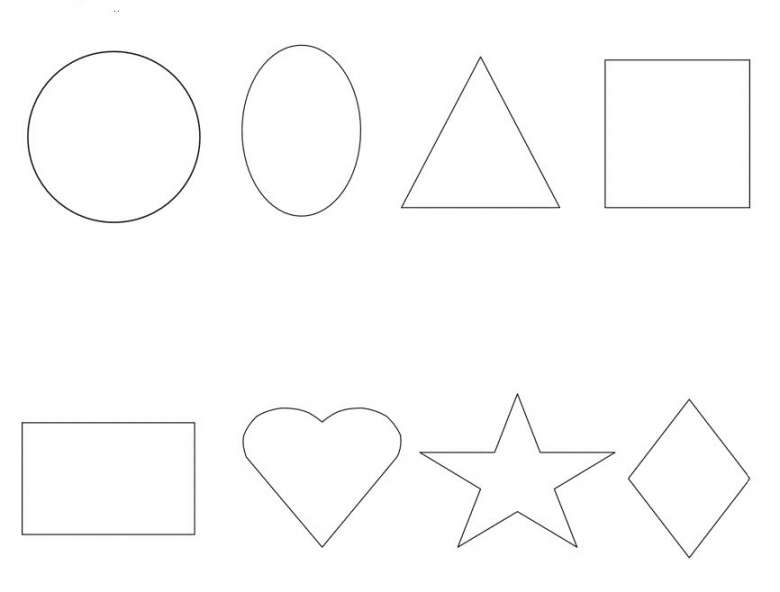
//> input picture Harris/formegeom.jpg, 780 x 592 px
$ ./Harris   (built with g++ and OpenCV 4)
//> lines starting //> are read from the running program, lines starting //| are printed output that depends on the picture
/* Harris.cpp

  Algoritmo di Harris
  STEP:
  - Calcolare le derivate parziali rispetto ad x e y (Dx e Dy).
  - Calcolare Dx^2, Dy^2 e Dx*Dy.
  - Applicare un filtro gaussiano a Dx^2, Dy^2 e Dx*Dy.
  - Si ottengono C00, C11, C01 (e quindi anche C10).
  - Calcolare l'indice R.
  - Normalizzare l'indice R in [0,255].
  - Sogliare R.
*/

#include <opencv2/opencv.hpp>
#include <cstdlib>
#include <iostream>

using namespace std;
using namespace cv;

void cornerHarris_demo(int, void*);

Mat src, src_gray;
int thresh = 200;
int max_thresh = 255;

const char* source_window = "Source image";
const char* corners_window = "Corners detected";


int main(int argc, char** argv) {

    //Lettura immagine
    src = imread("C:\\antonio\\Parthenope\\Elim\\Laboratorio\\Slide 7\\formegeom.Jpg", IMREAD_COLOR);
//> src is the input picture: 592 rows x 780 cols, CV_8UC3; min 20, max 255, mean 252.3

    if (src.empty())
    {
        cout << "Could not open or find the image" << endl;
        return -1;
    }

    cvtColor(src, src_gray, COLOR_BGR2GRAY);
    namedWindow(source_window);
    createTrackbar("Threshold: ", source_window, &thresh, max_thresh, cornerHarris_demo);
    imshow(source_window, src);
    cornerHarris_demo(0, 0);

    waitKey(0);
    return 0;
}

void cornerHarris_demo(int, void*)
{
    int blockSize = 2;
    int apertureSize = 3;
    double k = 0.04;

    Mat dst = Mat::zeros(src.size(), CV_32FC1);
    cornerHarris(src_gray, dst, blockSize, apertureSize, k); //Funzione di Harris fornita da openCV.
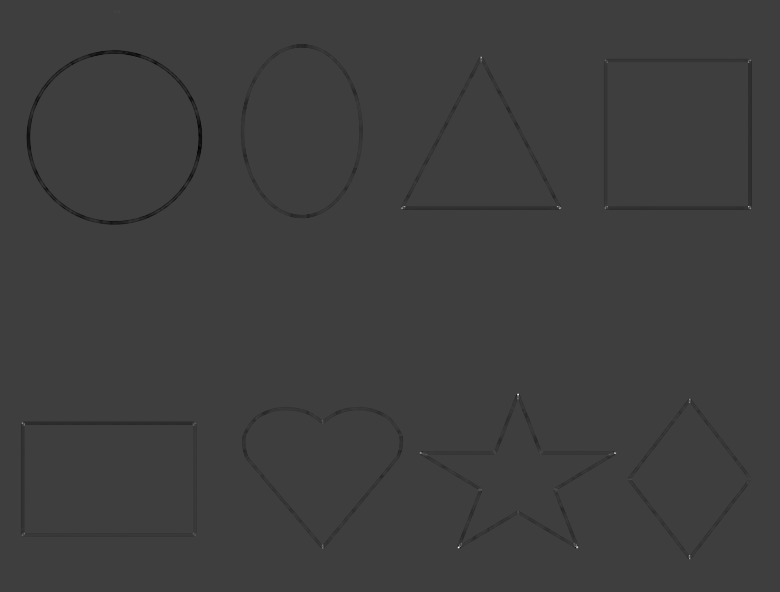
//> dst: 592 rows x 780 cols, CV_32FC1; min -0.008, max 0.0244, mean -5.64e-05; drawn with min black and max white

    Mat dst_norm, dst_norm_scaled;
    normalize(dst, dst_norm, 0, 255, NORM_MINMAX, CV_32FC1, Mat() );
    convertScaleAbs(dst_norm, dst_norm_scaled);

    for (int i = 0; i < dst_norm.rows; i++) {
        for (int j = 0; j < dst_norm.cols; j++) {

            if ((int)dst_norm.at<float>(i, j) > thresh)
            {
                circle(dst_norm_scaled, Point(j, i), 5, Scalar(0), 2, 8, 0);
            }
        }
    }
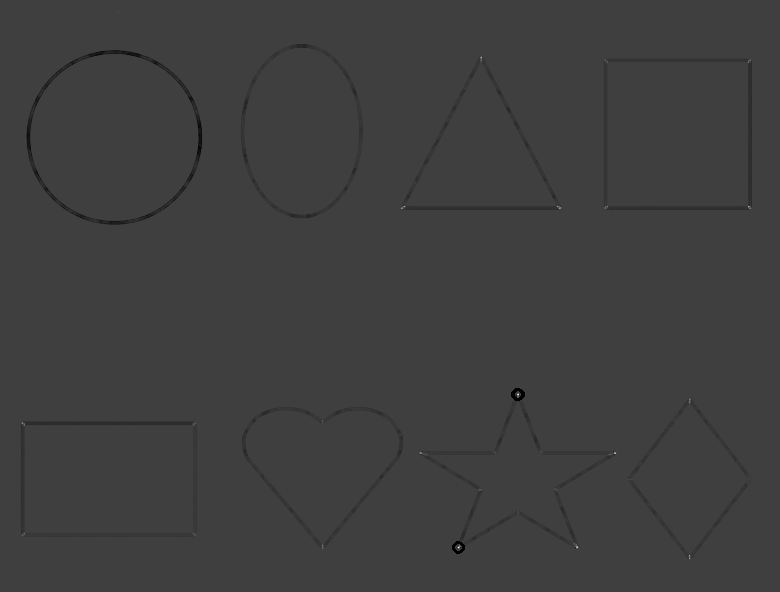
//> dst_norm_scaled: 592 rows x 780 cols, CV_8UC1; min 0, max 255, mean 62.5

    namedWindow(corners_window);
    imshow(corners_window, dst_norm_scaled);
}
